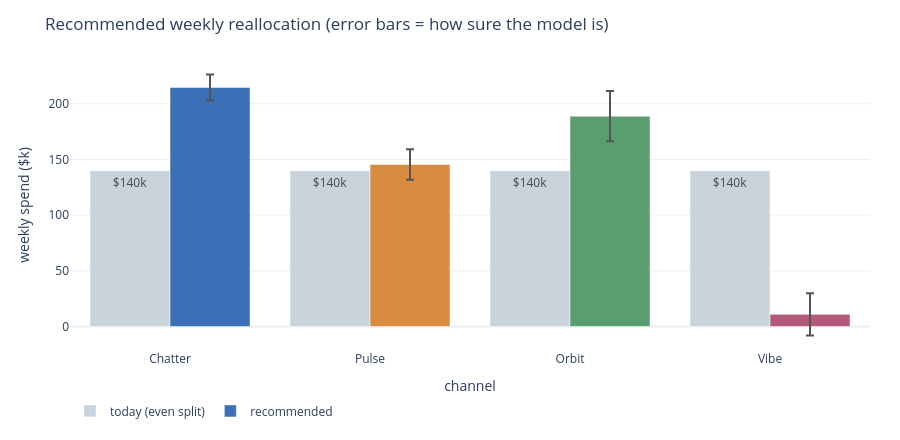

This figure's notebook cell:
### Markdown cell above
## Act 4 · The reallocation — and how sure we are

Now the money question. The optimizer reads the best split off the response
surface — but as a **distribution**, not a point. Nomi's analyst shows the client
the recommended move *and* its uncertainty, because "move \$100k" lands very
differently when the error bar is \$10k versus \$60k.

### Code cell
# Current vs. recommended weekly split ($), with the recommendation's uncertainty.
rec, asd = last["rec"], last["alloc_sd"]
cur = CENTER
fig = go.Figure()
fig.add_trace(go.Bar(name="today (even split)", x=CHANNELS, y=cur * SPEND_SCALE / 1000,
                     marker_color="#c9d3dc", text=[dollars(v) for v in cur], textposition="inside"))
fig.add_trace(go.Bar(name="recommended", x=CHANNELS, y=rec * SPEND_SCALE / 1000,
                     marker_color=COLORS,
                     error_y=dict(type="data", array=asd * SPEND_SCALE / 1000, visible=True, color="#555")))
fig.update_layout(barmode="group", height=440, margin=dict(l=70, r=30, t=60, b=90),
    title="Recommended weekly reallocation (error bars = how sure the model is)",
    yaxis_title="weekly spend ($k)", xaxis_title="channel",
    legend=dict(orientation="h", yanchor="top", y=-0.16, x=0))
fig.show()
for c, u, r in zip(CHANNELS, cur, rec):
    print(f"  {c:8s} {dollars(u)} -> {dollars(r)}   ({(r-u)*SPEND_SCALE/1000:+,.0f}k / week)")

### Figure 1 — Plotly figure (JSON) as saved in the notebook; plotly's stock layout.template omitted (floating-point values rounded to 4 significant figures)
{"data": [{"marker": {"color": "#c9d3dc"}, "name": "today (even split)", "text": ["$140k", "$140k", "$140k", "$140k"], "textposition": "inside", "type": "bar", "x": ["Chatter", "Pulse", "Orbit", "Vibe"], "y": [140.0, 140.0, 140.0, 140.0]}, {"error_y": {"array": [11.73, 13.65, 22.6, 18.98], "color": "#555", "type": "data", "visible": true}, "marker": {"color": ["#3b6fb6", "#d98c3f", "#5a9e6f", "#b15a7a"]}, "name": "recommended", "type": "bar", "x": ["Chatter", "Pulse", "Orbit", "Vibe"], "y": [214.6, 145.5, 189.0, 10.87]}], "layout": {"barmode": "group", "height": 440, "legend": {"orientation": "h", "x": 0, "y": -0.16, "yanchor": "top"}, "margin": {"b": 90, "l": 70, "r": 30, "t": 60}, "title": {"text": "Recommended weekly reallocation (error bars = how sure the model is)"}, "xaxis": {"title": {"text": "channel"}}, "yaxis": {"title": {"text": "weekly spend ($k)"}}}}
